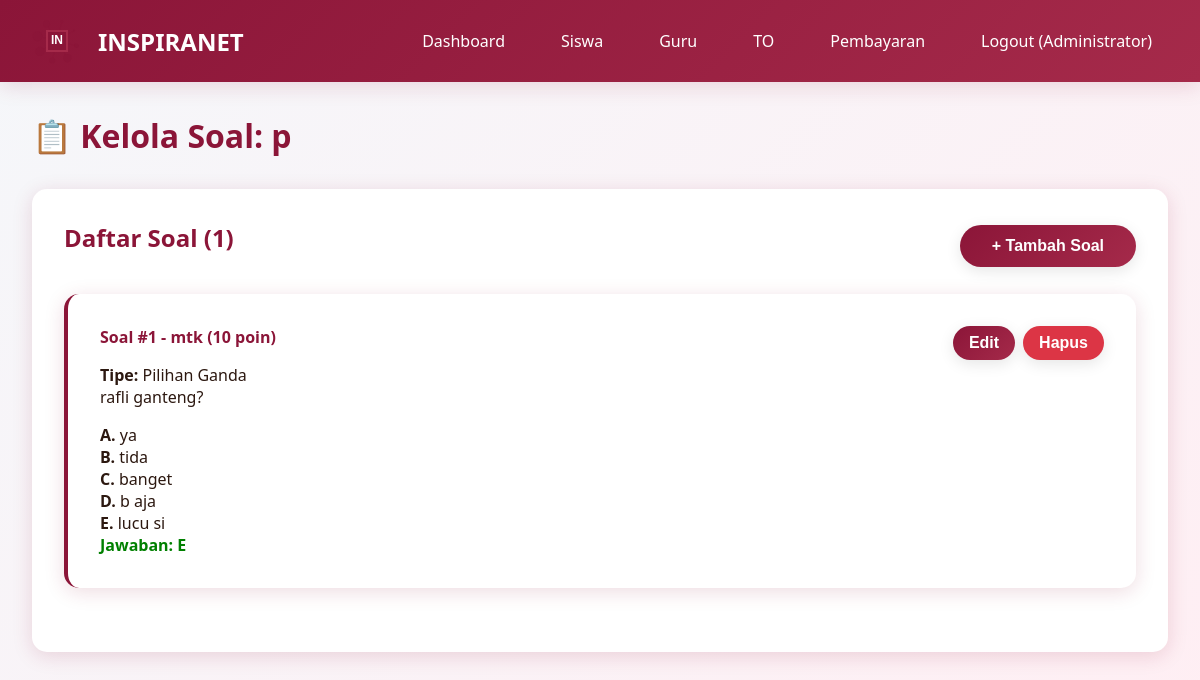
/admin/exams/1/questions (signed in), run on an earlier commit of the app's database.
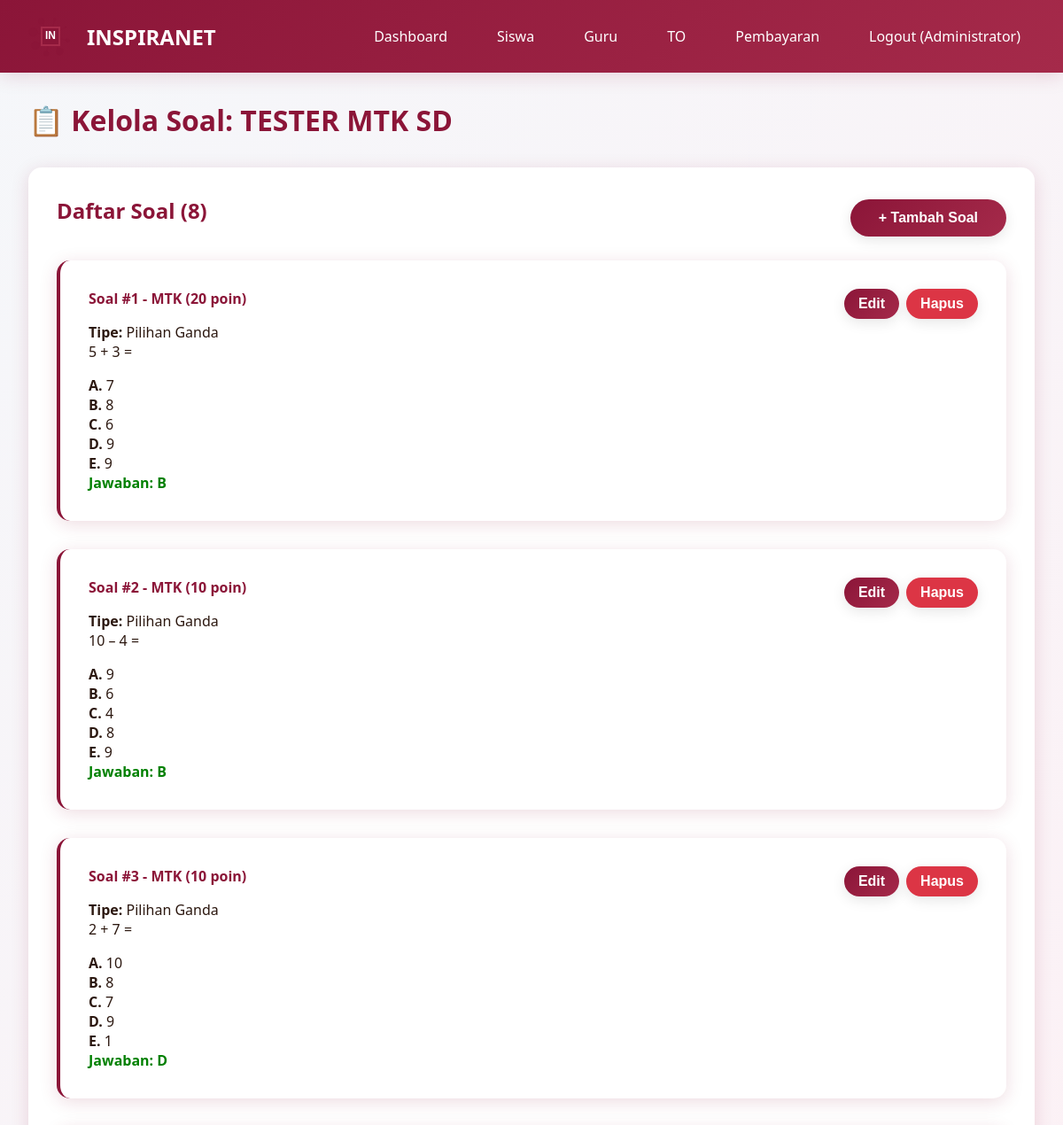
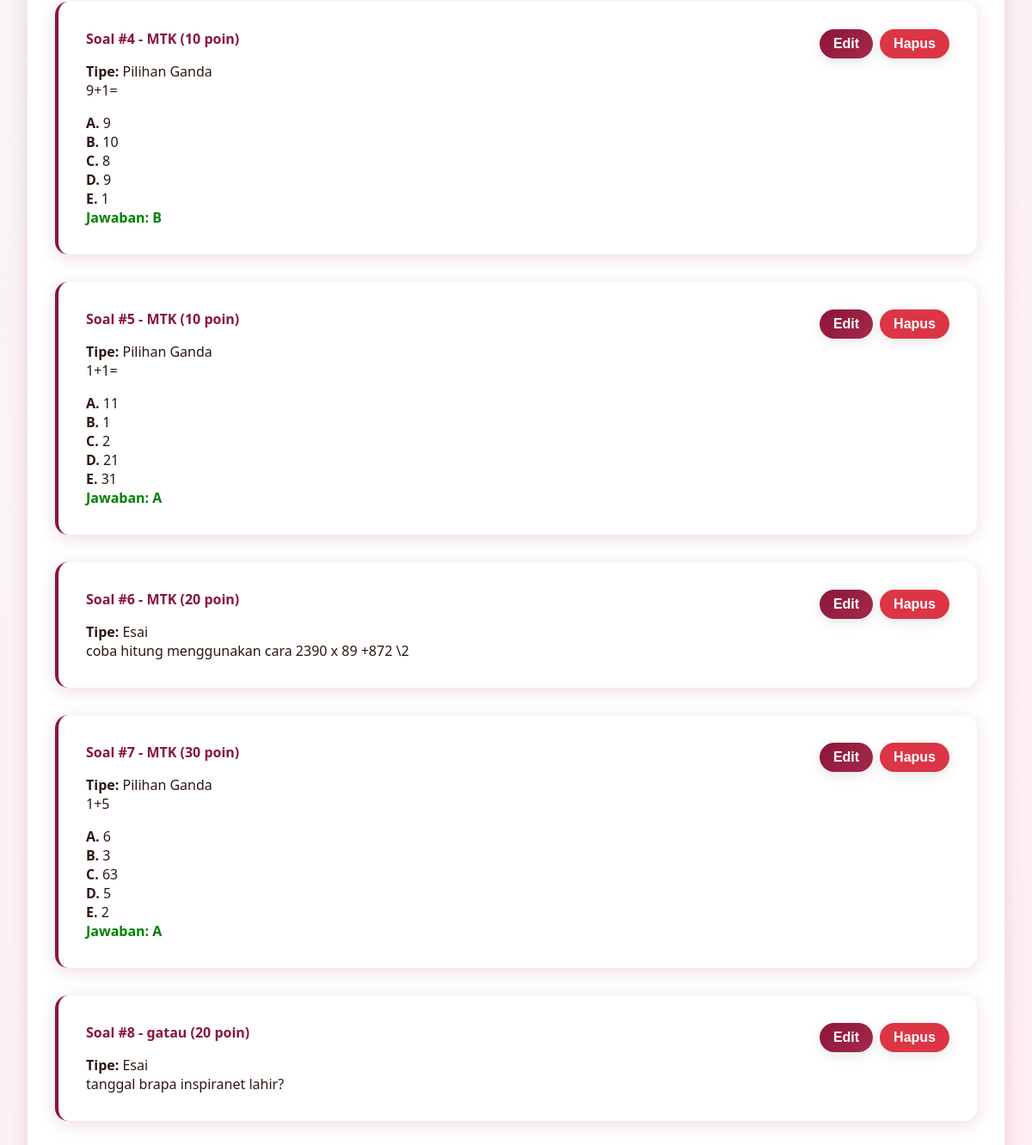
And on a later commit of the database (2 pictures, top to bottom).
### models.py (models this page shows, shortened)
class User(UserMixin, db.Model):
    __tablename__ = 'users'
    id = db.Column(db.Integer, primary_key=True)
    email = db.Column(db.String(120), unique=True, nullable=False)
    password_hash = db.Column(db.String(255), nullable=False)
    full_name = db.Column(db.String(100), nullable=False)
    role = db.Column(db.String(20), nullable=False, default='student')
    inspira_branch = db.Column(db.String(50), nullable=True)
    class_level = db.Column(db.String(20), nullable=True)
    school_name = db.Column(db.String(150), nullable=True)
    phone_number = db.Column(db.String(20), nullable=True)
    profile_photo = db.Column(db.String(255), nullable=True)
    created_at = db.Column(db.DateTime, default=datetime.utcnow)
    exam_attempts = db.relationship('ExamAttempt', backref='user', lazy=True, cascade='all, delete-orphan')
    payments = db.relationship('Payment', backref='user', lazy=True, cascade='all, delete-orphan')
    leaderboard_entries = db.relationship('Leaderboard', backref='user', lazy=True, cascade='all, delete-orphan')

class Exam(db.Model):
    __tablename__ = 'exams'
    id = db.Column(db.Integer, primary_key=True)
    title = db.Column(db.String(200), nullable=False)
    description = db.Column(db.Text, nullable=True)
    duration_minutes = db.Column(db.Integer, nullable=False, default=120)
    total_questions = db.Column(db.Integer, nullable=False, default=0)
    is_premium = db.Column(db.Boolean, default=False)
    price = db.Column(db.Integer, default=0)
    is_active = db.Column(db.Boolean, default=True)
    created_by = db.Column(db.Integer, db.ForeignKey('users.id'), nullable=False)
    created_at = db.Column(db.DateTime, default=datetime.utcnow)
    questions = db.relationship('Question', backref='exam', lazy=True, cascade='all, delete-orphan')
    attempts = db.relationship('ExamAttempt', backref='exam', lazy=True, cascade='all, delete-orphan')
    payments = db.relationship('Payment', backref='exam', lazy=True, cascade='all, delete-orphan')
    leaderboard_entries = db.relationship('Leaderboard', backref='exam', lazy=True, cascade='all, delete-orphan')

class Question(db.Model):
    __tablename__ = 'questions'
    id = db.Column(db.Integer, primary_key=True)
    exam_id = db.Column(db.Integer, db.ForeignKey('exams.id'), nullable=False)
    question_type = db.Column(db.String(20), nullable=False)
    category = db.Column(db.String(100), nullable=True)
    question_text = db.Column(db.Text, nullable=False)
    option_a = db.Column(db.Text, nullable=True)
    option_b = db.Column(db.Text, nullable=True)
    option_c = db.Column(db.Text, nullable=True)
    option_d = db.Column(db.Text, nullable=True)
    option_e = db.Column(db.Text, nullable=True)
    correct_answer = db.Column(db.String(10), nullable=True)
    question_order = db.Column(db.Integer, nullable=False)
    points = db.Column(db.Integer, default=1)

### app.py (the view)
@app.route('/admin/exams/<int:id>/questions')
@login_required
def admin_questions(id):
    if current_user.role != 'admin':
        flash('Akses ditolak!', 'danger')
        return redirect(url_for('index'))
    exam = Exam.query.get_or_404(id)
    questions = Question.query.filter_by(exam_id=id).order_by(Question.question_order).all()
    return render_template('admin_questions.html', exam=exam, questions=questions)

### app.py (called while the page is built)
@login_manager.user_loader
def load_user(user_id):
    return User.query.get(int(user_id))

@app.before_request
def ensure_db():
    if not hasattr(app, '_db_initialized'):
        app._db_initialized = True
        init_database()

### templates/admin_questions.html (shortened to what this page needs)
{% extends "base.html" %}
{% block content %}
<h1 style="color: var(--primary-color); margin-bottom: 2rem;">📋 Kelola Soal: {{ exam.title }}</h1>
<div class="card">
    <div style="display: flex; justify-content: space-between; align-items: center; margin-bottom: 1.5rem;">
        <h2>Daftar Soal ({{ questions|length }})</h2>
        <button onclick="showModal('addQuestionModal')" class="btn btn-primary">+ Tambah Soal</button>
    </div>
    {% for question in questions %}
    <div class="question-card">
        <div style="display: flex; justify-content: space-between; align-items: start;">
            <div style="flex: 1;">
                <h4>Soal #{{ question.question_order }} - {{ question.category }} ({{ question.points }} poin)</h4>
                <p><strong>Tipe:</strong> {{ 'Pilihan Ganda' if question.question_type == 'multiple_choice' else 'Esai' }}</p>
                <p>{{ question.question_text }}</p>
                {% if question.question_type == 'multiple_choice' %}
                <div style="margin-top: 1rem;">
                    <p><strong>A.</strong> {{ question.option_a }}</p>
                    <p><strong>B.</strong> {{ question.option_b }}</p>
                    <p><strong>C.</strong> {{ question.option_c }}</p>
                    <p><strong>D.</strong> {{ question.option_d }}</p>
                    {% if question.option_e %}
                    <p><strong>E.</strong> {{ question.option_e }}</p>
                    {% endif %}
                    <p style="color: green; font-weight: bold;">Jawaban: {{ question.correct_answer }}</p>
                </div>
                {% endif %}
            </div>
            <div style="display: flex; gap: 0.5rem; margin-left: 1rem;">
                <button onclick="editQuestion({{ question.id }}, '{{ question.question_type }}', '{{ question.category|e }}', '{{ question.question_text|e }}', '{{ question.option_a|e }}', '{{ question.option_b|e }}', '{{ question.option_c|e }}', '{{ question.option_d|e }}', '{{ question.option_e|e }}', '{{ question.correct_answer }}', {{ question.points }})" class="btn btn-primary" style="padding: 0.5rem 1rem;">Edit</button>
                <form method="POST" action="{{ url_for('admin_delete_question', id=question.id) }}" style="display: inline;" onsubmit="return confirm('Yakin ingin menghapus soal ini?')">
                    <button type="submit" class="btn btn-danger" style="padding: 0.5rem 1rem;">Hapus</button>
                </form>
            </div>
        </div>
    </div>
    {% endfor %}
</div>
{% endblock %}

### templates/base.html (shortened to what this page needs)
<!DOCTYPE html>
<html lang="id">
<head>
    <link rel="stylesheet" href="{{ url_for('static', filename='css/style.css') }}">
</head>
<body>
    <nav class="navbar">
        <div class="container">
            <a href="{{ url_for('index') }}" class="navbar-brand">
                <div id="logo-animation" class="logo-container"></div>
                <span>INSPIRANET</span>
            </a>
            <ul class="navbar-nav">
                {% if current_user.is_authenticated %}
                    {% if current_user.role == 'admin' %}
                        <li><a href="{{ url_for('admin_dashboard') }}">Dashboard</a></li>
                        <li><a href="{{ url_for('admin_students') }}">Siswa</a></li>
                        <li><a href="{{ url_for('admin_teachers') }}">Guru</a></li>
                        <li><a href="{{ url_for('admin_exams') }}">TO</a></li>
                        <li><a href="{{ url_for('admin_payments') }}">Pembayaran</a></li>
                    {% elif current_user.role == 'teacher' %}
                        <li><a href="{{ url_for('teacher_dashboard') }}">Dashboard</a></li>
                        <li><a href="{{ url_for('teacher_exams') }}">TO Saya</a></li>
                        <li><a href="{{ url_for('teacher_students') }}">Hasil Siswa</a></li>
                    {% else %}
                        <li><a href="{{ url_for('student_dashboard') }}">Dashboard</a></li>
                        <li><a href="{{ url_for('student_exams') }}">Daftar TO</a></li>
                    {% endif %}
                    <li><a href="{{ url_for('logout') }}">Logout ({{ current_user.full_name }})</a></li>
                {% else %}
                    <li><a href="{{ url_for('login') }}">Login</a></li>
                    <li><a href="{{ url_for('register') }}">Daftar</a></li>
                {% endif %}
            </ul>
        </div>
    </nav>
    <div class="container">
        {% block content %}{% endblock %}
    </div>
</body>
</html>

### static/css/style.css (style rules this page uses)
:root { --primary-color: #8B1538; --secondary-color: #A52A4A; --dark-color: #4A0E1F; --light-color: #FFE5EC; --text-dark: #2C1810; --text-light: #FFFFFF; --shadow: 0 4px 20px rgba(139, 21, 56, 0.15); }
* { margin: 0; padding: 0; box-sizing: border-box; }
body { font-family: 'Segoe UI', Tahoma, Geneva, Verdana, sans-serif; background: linear-gradient(135deg, #f5f7fa 0%, #ffeef3 100%); color: var(--text-dark); min-height: 100vh; }
.navbar { background: linear-gradient(135deg, var(--primary-color) 0%, var(--secondary-color) 100%); padding: 1rem 0; box-shadow: var(--shadow); position: sticky; top: 0; z-index: 1000; }
.navbar .container { max-width: 1200px; margin: 0 auto; padding: 0 2rem; display: flex; justify-content: space-between; align-items: center; }
.navbar-brand { display: flex; align-items: center; gap: 1rem; color: var(--text-light); text-decoration: none; font-size: 1.5rem; font-weight: bold; }
.logo-container { position: relative; width: 50px; height: 50px; }
.navbar-nav { display: flex; gap: 1.5rem; list-style: none; align-items: center; }
.navbar-nav a { color: var(--text-light); text-decoration: none; padding: 0.5rem 1rem; border-radius: 5px; transition: all 0.3s ease; }
.container { max-width: 1200px; margin: 2rem auto; padding: 0 2rem; }
.btn { display: inline-block; padding: 0.75rem 2rem; border: none; border-radius: 25px; font-size: 1rem; font-weight: 600; text-decoration: none; cursor: pointer; transition: all 0.3s ease; box-shadow: 0 4px 15px rgba(0, 0, 0, 0.1); }
.btn-primary { background: linear-gradient(135deg, var(--primary-color) 0%, var(--secondary-color) 100%); color: var(--text-light); }
.btn-danger { background: #dc3545; color: white; }
.card { background: white; border-radius: 15px; padding: 2rem; box-shadow: var(--shadow); margin-bottom: 2rem; animation: fadeIn 0.6s ease; }
.card h2 { color: var(--primary-color); margin-bottom: 1rem; }
.question-card { background: white; border-radius: 15px; padding: 2rem; margin-bottom: 2rem; box-shadow: var(--shadow); border-left: 4px solid var(--primary-color); }
.question-card h4 { color: var(--primary-color); margin-bottom: 1rem; }

What changed in the data, as far as the page shows it:
changed Exam: title "p" → "TESTER MTK SD"
changed Question (number 1 of 8 on the later page): category "mtk" → "MTK"; points "10" → "20"; question_text "rafli ganteng?" → "5 + 3 ="; option_a "ya" → "7"; option_b "tida" → "8"; option_c "banget" → "6"; option_d "b aja" → "9"; option_e "lucu si" → "9"; correct_answer "E" → "B"
added Question: question_order "2", category "MTK", points "10", question_type "Pilihan Ganda", question_text "10 – 4 =", option_a "9", option_b "6", option_c "4", option_d "8", option_e "9", correct_answer "B"
added Question: question_order "3", category "MTK", points "10", question_type "Pilihan Ganda", question_text "2 + 7 =", option_a "10", option_b "8", option_c "7", option_d "9", option_e "1", correct_answer "D"
added Question: question_order "4", category "MTK", points "10", question_type "Pilihan Ganda", question_text "9+1=", option_a "9", option_b "10", option_c "8", option_d "9", option_e "1", correct_answer "B"
added Question: question_order "5", category "MTK", points "10", question_type "Pilihan Ganda", question_text "1+1=", option_a "11", option_b "1", option_c "2", option_d "21", option_e "31", correct_answer "A"
added Question: question_order "6", category "MTK", points "20", question_type "Esai", question_text "coba hitung menggunakan cara 2390 x 89 +872 \\2"
added Question: question_order "7", category "MTK", points "30", question_type "Pilihan Ganda", question_text "1+5", option_a "6", option_b "3", option_c "63", option_d "5", option_e "2", correct_answer "A"
added Question: question_order "8", category "gatau", points "20", question_type "Esai", question_text "tanggal brapa inspiranet lahir?"
Also different on the page:
{{ questions|length }}: "1" → "8"
